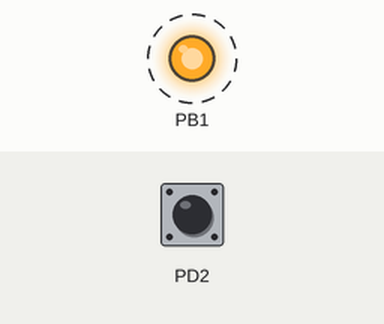
A program run on a simulated ATmega328P, built with avr-gcc and emulated at 16 MHz. On the bench: output pins drawn as LEDs (lit = HIGH). Dashed ring = blinking. The test bench sets the inputs (shaded band); at power-on: PD2 HIGH.

Above: at 0.5 s.
Timing chart, 0 to 4.6 s (numbered marks = the images above):
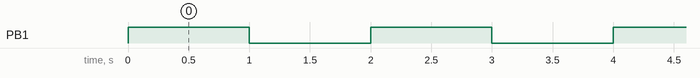

The program:

main.c
```c
/*
 * BlinkALed.c
 *
 * Created: 04.12.2018 13:35:13
 * Author : itarch-user

 *Input Port PIND 0x29 Value 43/47
 */

#define F_CPU 16000000L
#include <avr/io.h>
#include <util/delay.h>

int main(void)
{
    DDRB = 0x02;

	DDRD = 0x00;
	PORTD = 0x0C;
    while (1)
    {
		if ((PIND & 0x04)==0)
		{
			PORTB = 0x02;
			_delay_ms(1000);
			PORTB = 0x00;
			_delay_ms(1000);
		}
		else
		{
			PORTB = 0x02;
			_delay_ms(1000);
			PORTB = 0x00;
			_delay_ms(1000);
		}
    }
}
```

Measured:
- by itself, PB1: alternates HIGH for 1.0 s and LOW for 1.0 s
